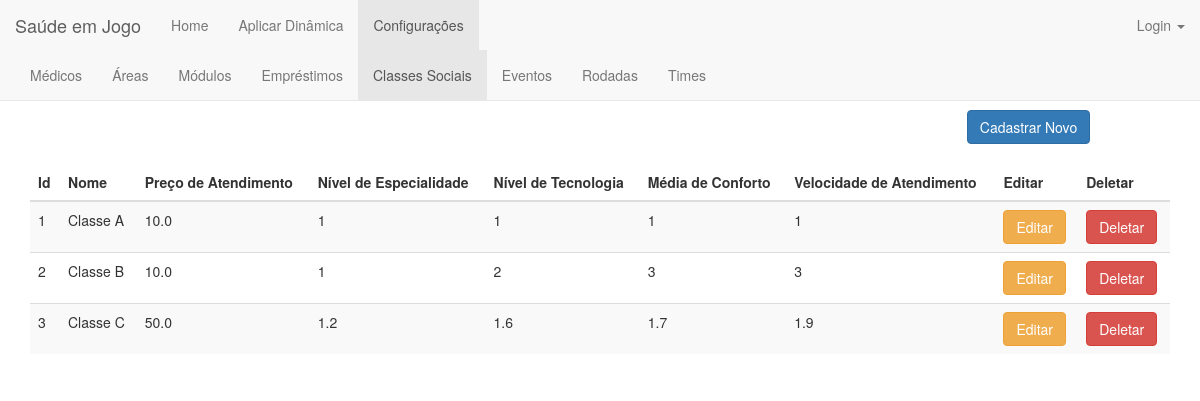
The app's page /classe_social/ with its own data.
### jogo/models.py (models this page shows)
class Classe_Social(models.Model):
    classificacao = ((1, '1'), (2, '2'), (3, '3'))
    nome = models.CharField(max_length=200)
    preco_atendimento = models.FloatField(validators=[MinValueValidator(0.0)])
    nivel_especialidade = models.FloatField(validators=[MinValueValidator(0.0), MaxValueValidator(3.0)])
    nivel_tecnologia = models.FloatField(validators=[MinValueValidator(0.0), MaxValueValidator(3.0)])
    media_conforto = models.FloatField(validators=[MinValueValidator(0.0), MaxValueValidator(3.0)])
    velocidade_atendimento = models.FloatField(validators=[MinValueValidator(0.0), MaxValueValidator(3.0)])

### jogo/views.py (the view)
# urls.py: url(r'^classe_social/$', views.classe_social_index, name='classe_social_index'),
def classe_social_index(request):
    classes = Classe_Social.objects.order_by('id')
    return render(request, 'classe_social/classe_social_index.html', {'classes':classes})

### jogo/templates/classe_social/classe_social_index.html (shortened to what this page needs)
{% extends 'jogo/base_configuracoes.html' %}
{% block classe_social %}class="active"{% endblock %}
{% block body %}
<div class="container">
    <center><h1>Classes Sociais</h1></center>
    <div align="right" style="margin-right: 7%">
        <a href="{% url 'jogo:classe_social_new' %}"><button type="submit" class="btn btn-primary">Cadastrar Novo</button></a>
    </div>
    <br>
    <table class="table table-striped">
        <thead>
        <tr>
            <th>Id</th>
            <th>Nome</th>
            <th>Preço de Atendimento</th>
            <th>Nível de Especialidade</th>
            <th>Nível de Tecnologia</th>
            <th>Média de Conforto</th>
            <th>Velocidade de Atendimento</th>
            <th>Editar</th>
            <th>Deletar</th>
        </tr>
        </thead>
        <tbody>
        {% for classe in classes %}
        <tr>
            <td>{{classe.id}}</td>
            <td>{{classe.nome}}</td>
            <td>{{classe.preco_atendimento}}</td>
            <td>{{classe.nivel_especialidade}}</td>
            <td>{{classe.nivel_tecnologia }}</td>
            <td>{{classe.media_conforto }}</td>
            <td>{{classe.velocidade_atendimento }}</td>
            <td><a href="{% url 'jogo:classe_social_edit' classe.id %}"><button type="button" class="btn btn-warning">Editar</button></a></td>
            <td><a href="{% url 'jogo:classe_social_delete' classe.id %}"><button type="button" class="btn btn-danger">Deletar</button></a></td>
        </tr>
            {% endfor %}
        </tbody>
    </table>
</div>
{% endblock body %}

### records on screen
Classe_Social: id "1", nome "Classe A", preco_atendimento "10.0", nivel_especialidade "1", nivel_tecnologia "1", media_conforto "1", velocidade_atendimento "1"
Classe_Social: id "2", nome "Classe B", preco_atendimento "10.0", nivel_especialidade "1", nivel_tecnologia "2", media_conforto "3", velocidade_atendimento "3"
Classe_Social: id "3", nome "Classe C", preco_atendimento "50.0", nivel_especialidade "1.2", nivel_tecnologia "1.6", media_conforto "1.7", velocidade_atendimento "1.9"
